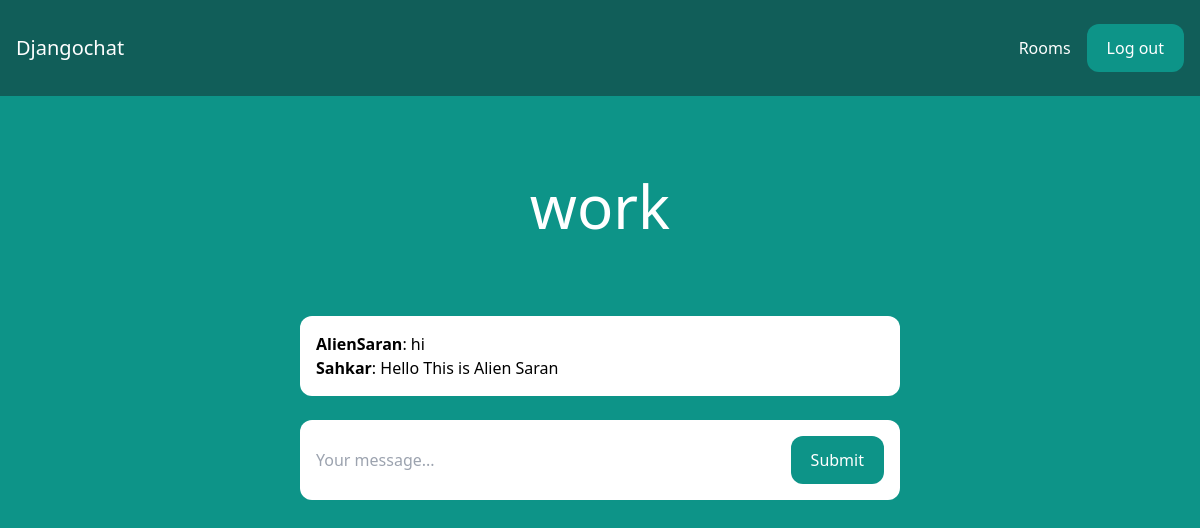
The page /rooms/work/ (signed in) on the database as committed earlier.
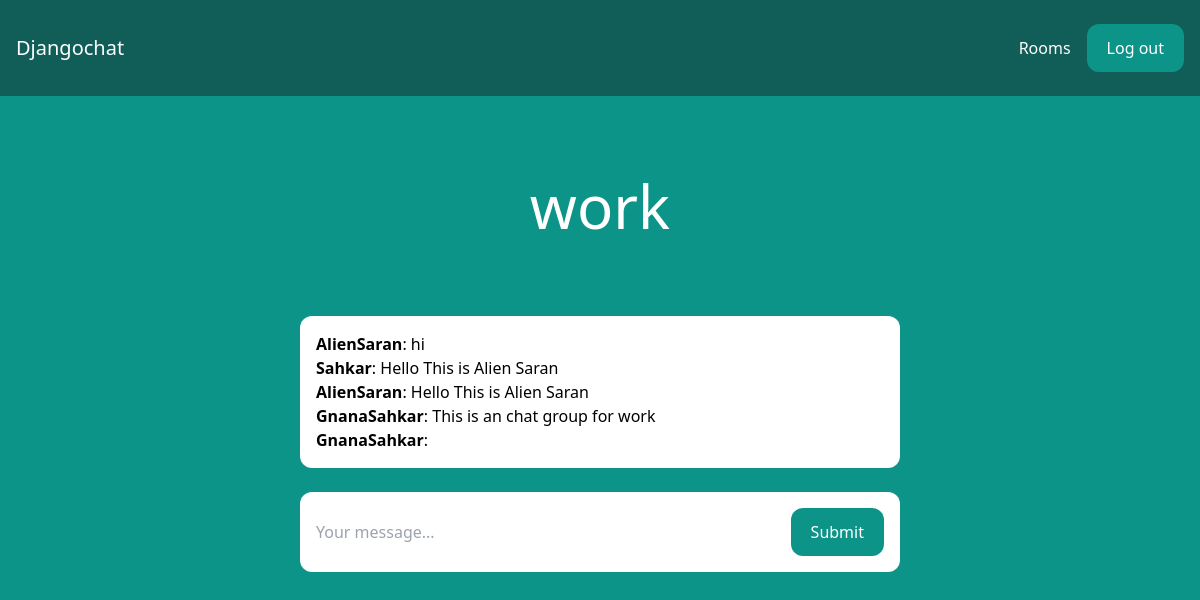
The same page on the database as committed later.
### room/models.py (models this page shows)
class Room(models.Model):
    name = models.CharField(max_length=255)
    slug = models.SlugField(unique=True)

class Message(models.Model):
    room = models.ForeignKey(Room, related_name='messages', on_delete=models.CASCADE)
    user = models.ForeignKey(User, related_name='messages', on_delete=models.CASCADE)
    content = models.TextField()
    date_added = models.DateTimeField(auto_now_add=True)
    class Meta:
        ordering = ('date_added',)

### room/views.py (the view)
# urls.py: path('rooms/',include('room.urls'))
@login_required
def room(request, slug):
    room = Room.objects.get(slug=slug)
    messages = Message.objects.filter(room=room)[0:25]
    return render(request, 'room/room.html', {'room': room, 'messages': messages})

### room/templates/room/room.html (shortened to what this page needs)
{% extends 'core/base.html' %}
{% block content %}
<div class="p-10 lg:p-20 text-center">
    <h1 class="text-3xl lg:text-6xl text-white">{{ room.name }}</h1>
</div>
<div class="lg:w-2/4 mx-4 lg:mx-auto p-4 bg-white rounded-xl">
    <div class="chat-messages space-y-3" id="chat-messages">
        {% for m in messages %}<b>{{ m.user.username }}</b>: {{ m.content }}<br>{% endfor %}
    </div>
</div>
<div class="lg:w-2/4 mt-6 mx-4 lg:mx-auto p-4 bg-white rounded-xl">
    <form method="post" action="." class="flex">
        <input type="text" name="content" class="flex-1 mr-3" placeholder="Your message..." id="chat-message-input">
        <button
            class="px-5 py-3 rounded-xl text-white bg-teal-600 hover:bg-teal-700"
            id="chat-message-submit"
        >Submit</button>
    </form>
</div>
{% endblock %}

### core/templates/core/base.html (shortened to what this page needs)
<!DOCTYPE html>
<html lang="en">
<head>
    <script src="https://cdn.tailwindcss.com"></script>
</head>
<body class="bg-teal-600">
    <nav class="flex items-center justify-between px-4 py-6 bg-teal-800">
        <div>
            <a href="/" class="text-xl text-white">Djangochat</a>
        </div>
        <div class="flex items-center space-x-4">
            {% if request.user.is_authenticated %}
                <a href="/rooms/" class="text-white hover:text-gray-200">Rooms</a>
                <form method="post" action="{% url 'logout' %}" style="display:inline;">
                    <button type="submit" class="px-5 py-3 rounded-xl text-white bg-teal-600 hover:bg-teal-700">Log out</button>
                </form>
            {% else %}
                <a href="/login/" class="text-white hover:text-gray-200">log in</a>
                <a href="/signup/" class="px-5 py-3 rounded-xl text-white bg-teal-600 hover:bg-teal-700">Sign up</a>
            {% endif %}
        </div>
    </nav>
    {% block content %}
    {% endblock %}
</body>
</html>

Rows that differ between the two databases and show on the page:
added Message: user.username "AlienSaran", content "Hello This is Alien Saran"
added Message: user.username "GnanaSahkar", content "This is an chat group for work"
added Message: user.username "GnanaSahkar"
